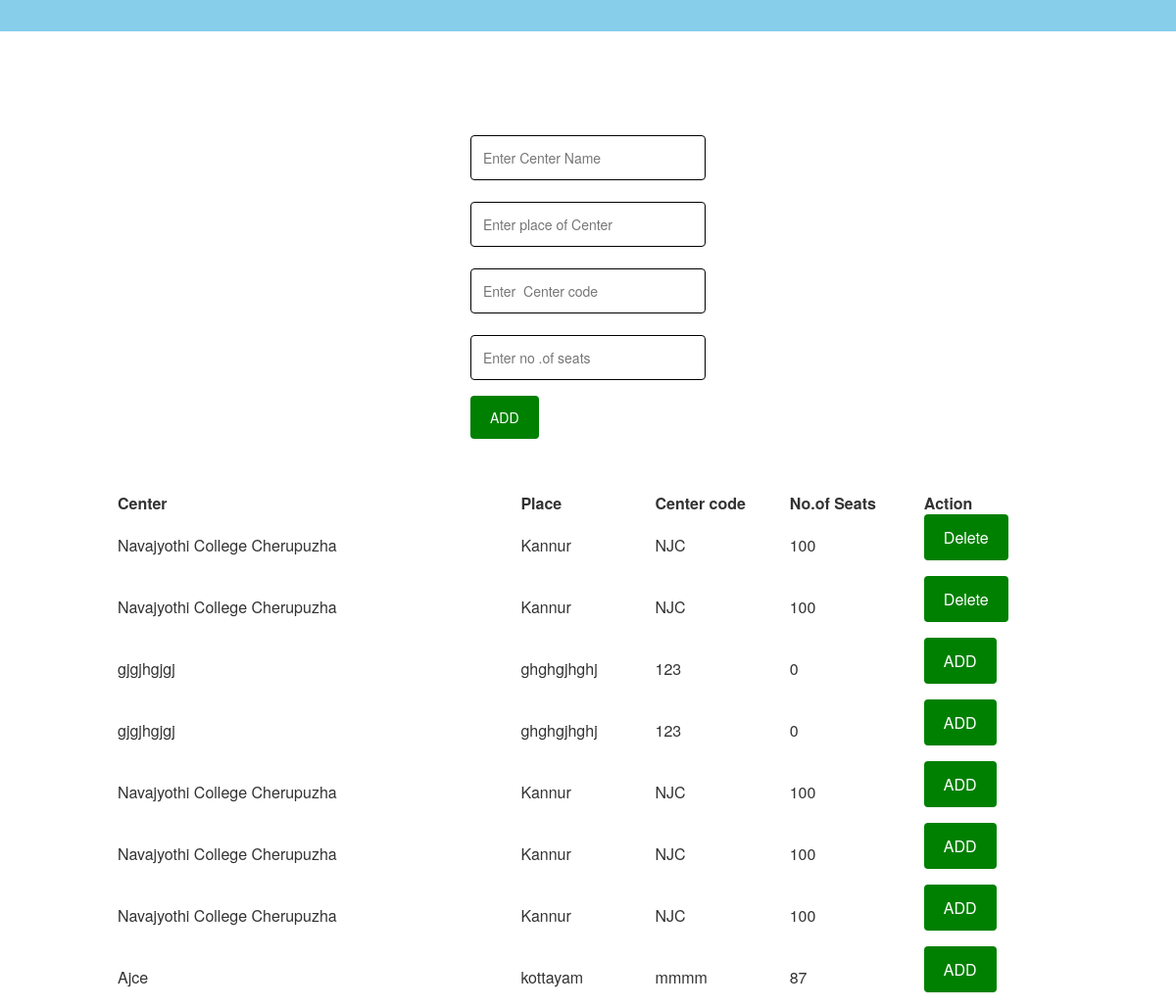
Page /add_center.php on the committed database.
### tables this page shows
CREATE TABLE `center` (
  `cen_id` int(11) NOT NULL,
  `cen_name` varchar(100) NOT NULL,
  `place` varchar(100) NOT NULL,
  `code` varchar(100) NOT NULL,
  `seat` int(100) NOT NULL,
  `status` int(100) NOT NULL
);

### add_center.php (the view, shortened to what this page needs)
<?php
include 'co.php';
?>
<!DOCTYPE html>
<html>
<head>
<link rel="stylesheet" type="text/css" href="reg.css">
<link href="https://maxcdn.bootstrapcdn.com/bootstrap/3.3.6/css/bootstrap.min.css" rel="stylesheet">
</head>
<body>
<div class="full">
<form class="box" form action="" method="post" name="registration" onsubmit="return formValidation()" >
<input type="text" id="cen_name" name="cen_name" placeholder="Enter Center Name" > <br>
<input type="text" id="place" name="place" placeholder="Enter place of Center" > <br>
<input type="text" id="code" name="code" placeholder="Enter  Center code" > <br>
<input type="text" id="seat" name="seat" placeholder="Enter no .of seats" > <br>
<input type="submit" name="submit" value="ADD"><br>
</form>
</div>
<br><br><center>
<?php
$select="SELECT * FROM `center` where status=1 ";
$res=mysqli_query($con,$select);
?>
<table  width="80%">
  <tr>
    <th width="30%" >Center</th>
    <th width="10%">Place</th>
     <th width="10%">Center code</th>
      <th width="10%">No.of Seats</th>
      <th width="10%">Action</th>
  </tr>
<?php
while($row=mysqli_fetch_array($res))
{
?>
<tr>
<td><?php echo $row['cen_name'];?></td>
<td><?php echo $row['place'];?></td>
<td><?php echo $row['code'];?></td>
<td><?php echo $row['seat'];?></td>
<td>
<form action="update.php " method="POST">
    <input type="submit" value="Delete">
  </form>
  </td>
</tr>
<?php
}
?>
</table>
<?php
$select="SELECT * FROM `center` where status=0 ";
$res=mysqli_query($con,$select);
?>
<table  width="80%">
<?php
while($row=mysqli_fetch_array($res))
{
?>
<tr>
<td><?php echo $row['cen_name'];?></td>
<td><?php echo $row['place'];?></td>
<td><?php echo $row['code'];?></td>
<td><?php echo $row['seat'];?></td>
<td>
<form action="addstatus.php " method="POST">
    <input type="submit" value="ADD">
  </form>
  </td>
</tr>
<?php
}
?>
</table>
</center>
</body>
</html>

### reg.css (style rules this page uses)
.full { width: 20%; margin-left:40%; margin-top: 100px; }
input[type=text],[type=password],[type=date],[type=number], select { width: 100%; padding: 12px; border: 1px solid black; border-radius: 4px; box-sizing: border-box; margin-top: 6px; margin-bottom: 16px; resize: vertical; }
input[type=submit] { background-color:green ; color: white; padding: 12px 20px; border: none; border-radius: 4px; cursor: pointer; }

### rows in the picture
center: cen_name "Navajyothi College Cherupuzha", place "Kannur", code "NJC", seat "100"
center: cen_name "Navajyothi College Cherupuzha", place "Kannur", code "NJC", seat "100"
center: cen_name "gjgjhgjgj", place "ghghgjhghj", code "123", seat "0"
center: cen_name "gjgjhgjgj", place "ghghgjhghj", code "123", seat "0"
center: cen_name "Navajyothi College Cherupuzha", place "Kannur", code "NJC", seat "100"
center: cen_name "Navajyothi College Cherupuzha", place "Kannur", code "NJC", seat "100"
center: cen_name "Navajyothi College Cherupuzha", place "Kannur", code "NJC", seat "100"
center: cen_name "Ajce", place "kottayam", code "mmmm", seat "87"
